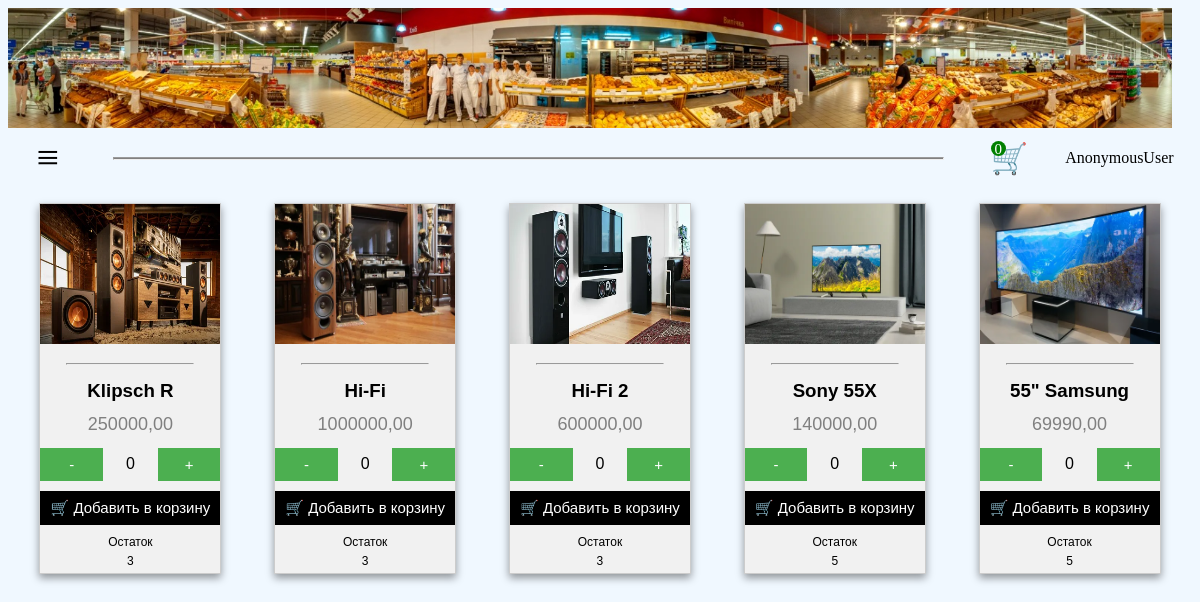
Page /products/Аудио Видео/ on the committed database.
### shop/models.py (models this page shows, shortened)
class Product(models.Model):
    name = models.CharField(max_length=255)
    description = models.TextField()
    price = models.DecimalField(max_digits=10, decimal_places=2)
    image = models.ImageField(upload_to="shop/media/products")
    created_at = models.DateTimeField(auto_now_add=True)
    updated_at = models.DateTimeField(auto_now=True)
    category = models.ForeignKey(
        Category,
        on_delete=models.SET_NULL,
        null=True,
        blank=True,
        related_name="product_set",
    )
    discount = models.DecimalField(
        max_digits=5, decimal_places=2, null=True, blank=True
    )
    is_active = models.BooleanField(default=True)
    stock_quantity = models.PositiveIntegerField(default=0)
    attributes = models.JSONField(blank=True, null=True)
    def __str__(self):
        return self.name

### shop/views.py (the view)
def product_in_category(request, category_name):
    products = get_products_in_category(category_name)
    return render(
        request,
        "product_in_category.html",
        {"products": products},
    )

### shop/cont_processor/count_bascket.py (called while the page is built)
def count_products_in_bascket(request):
    try:
        cart = Cart.objects.get(user=request.user)
        count = cart.items.count()
        print(count)
        return {"count": count}
    except Exception as e:
        print(e)
        return {"count": 0}

### shop/process_db/processor_db.py (called while the page is built)
def get_products_in_category(category_name):
    category = get_object_or_404(Category, name=category_name)
    return Product.objects.filter(category=category)

### shop/templates/product_in_category.html (shortened to what this page needs)
{% extends 'main.html' %}
{% block content %}
  <div class="conteiner">
    {% for product in products %}
      <div class="card">
        {% if product.image %}
          <img src="{{ product.image.url }}" alt="Товар" style="width: 180px; height: 140px;" />
        {% else %}
          <img src="/static/zagluschka.jpg " style="width: 180px; height: 140px;" />
        {% endif %}
        <hr />
        <h3>{{ product }}</h3>
        <p class="price">{{ product.price }}</p>
        <div class="quantity">
          <button class="minus-btn">-</button>
          <div class="quantity-input">0</div>
          <button class="plus-btn">+</button>
        </div>
        <button class="add-to-cart-btn" data-product-id="{{ product.id }}">&#x1F6D2; Добавить в корзину</button>
        <div class="cart-footer">Остаток</div>
        <div class="cart-footer" id="{{ product.id }}">{{ product.stock_quantity }}</div>
      </div>
    {% endfor %}
  </div>
{% endblock %}

### shop/templates/product_in_category.html (style rules this page uses)
.cart-footer { padding-bottom: 5px; font-size: 12px; }
.add-to-cart-btn { margin-top: 10px; background-color: black; margin-bottom: 10px; }
.card { border: 1px solid #ccc; width: 180px; margin: 10px; display: inline-block; }
.quantity { display: flex; align-items: center; }
.quantity-input { padding: 8px; width: 100px; text-align: center; margin: 0 5px; }
.plus-btn, .minus-btn { background-color: #4caf50; color: white; border: none; cursor: pointer; padding: 5px 10px; font-size: 16px; }
.card h3 { margin: 0.5vw; }
.card p { margin: 1vw; }
hr { width: 70%; margin: 15px auto; }
.conteiner { display: flex; flex-wrap: wrap; justify-content: space-around; }
.card { word-wrap: break-word; box-shadow: 0 4px 8px 0 rgba(0, 0, 0, 0.4); max-width: 200px; margin: 10px auto; text-align: center; font-family: arial; background-color: #f1f1f1; }
.price { color: grey; font-size: 18px; }
.card button { border: none; outline: 0; padding: 8px; color: white; text-align: center; cursor: pointer; width: 100%; font-size: 15px; }

### shop/templates/main.html (style rules this page uses)
body { background-color: aliceblue !important; }

### rows in the picture
Product: image (picture), name "Klipsch R", price "250000,00", stock_quantity "3"
Product: image (picture), name "Hi-Fi", price "1000000,00", stock_quantity "3"
Product: image (picture), name "Hi-Fi 2", price "600000,00", stock_quantity "3"
Product: image (picture), name "Sony 55X", price "140000,00", stock_quantity "5"
Product: image (picture), name "55\" Samsung", price "69990,00", stock_quantity "5"

### other values in the picture
{{ request.user }} "AnonymousUser"
